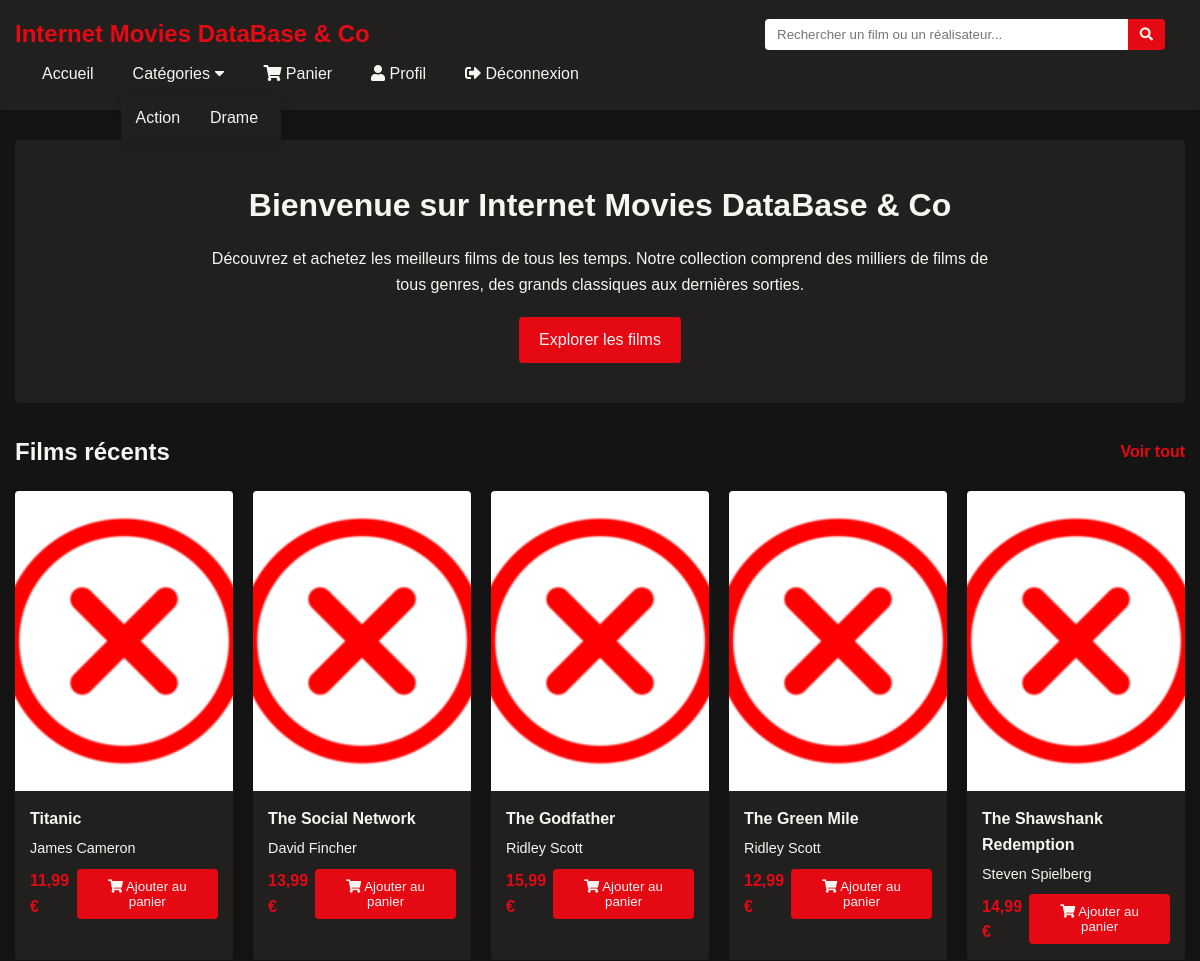
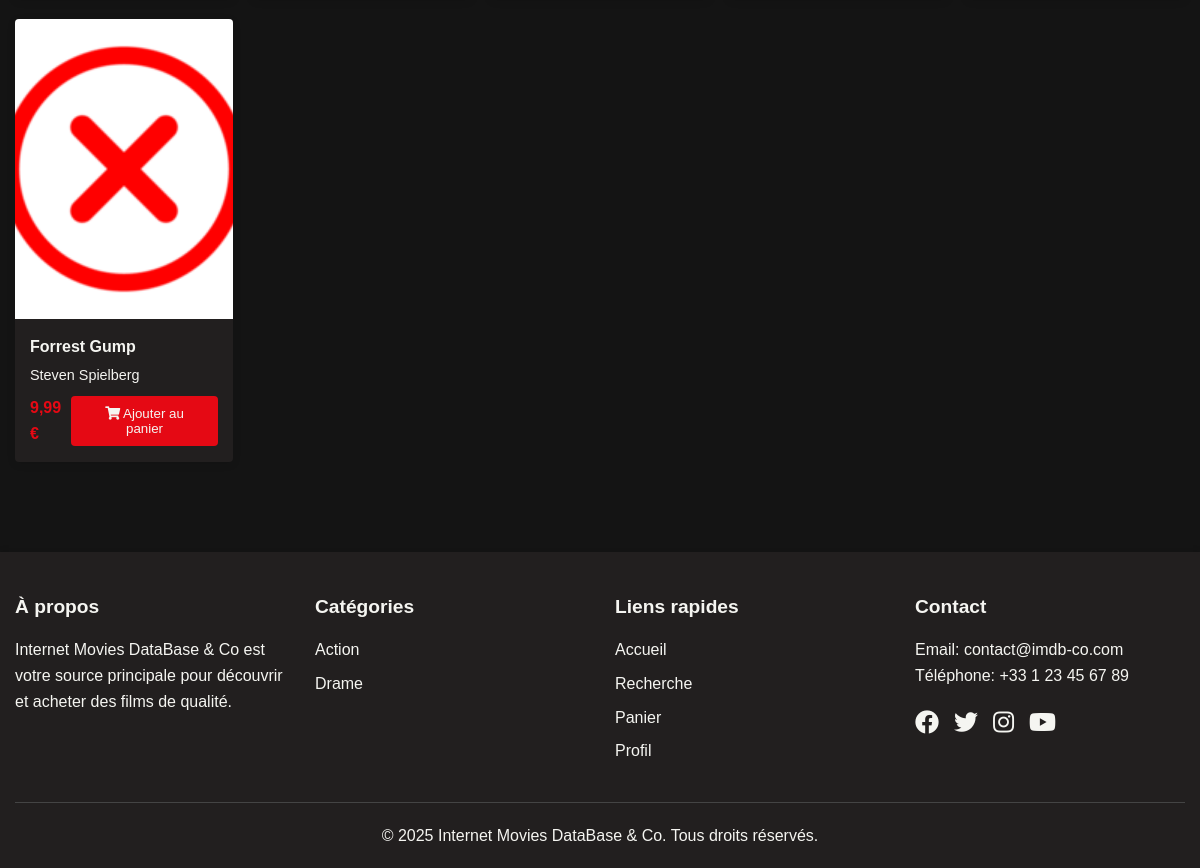
Page / (signed in) on the committed database (2 pictures, top to bottom).
### tables this page shows
CREATE TABLE `categories` (
  `id` int NOT NULL AUTO_INCREMENT,
  `nom` varchar(255) NOT NULL,
  PRIMARY KEY (`id`)
);

CREATE TABLE `films` (
  `id` int NOT NULL AUTO_INCREMENT,
  `titre` varchar(255) NOT NULL,
  `description` text,
  `realisateur_id` int DEFAULT NULL,
  `categorie_id` int DEFAULT NULL,
  `prix` decimal(10,2) DEFAULT NULL,
  `image_url` varchar(1024) DEFAULT NULL,
  PRIMARY KEY (`id`),
  KEY `realisateur_id` (`realisateur_id`),
  KEY `categorie_id` (`categorie_id`),
  CONSTRAINT `films_ibfk_1` FOREIGN KEY (`realisateur_id`) REFERENCES `realisateurs` (`id`),
  CONSTRAINT `films_ibfk_2` FOREIGN KEY (`categorie_id`) REFERENCES `categories` (`id`)
);

CREATE TABLE `realisateurs` (
  `id` int NOT NULL AUTO_INCREMENT,
  `nom` varchar(255) NOT NULL,
  PRIMARY KEY (`id`)
);

### includes/functions.php (called while the page is built, shortened)
<?php
function getAllFilms($limit = null) {
    $conn = getDbConnection();
    $sql = "SELECT f.*, r.nom as realisateur_nom, c.nom as categorie_nom
            FROM films f
            LEFT JOIN realisateurs r ON f.realisateur_id = r.id
            LEFT JOIN categories c ON f.categorie_id = c.id
            ORDER BY f.id DESC";
    if ($limit) {
        $sql .= " LIMIT :limit";
    }
    $stmt = $conn->prepare($sql);
    if ($limit) {
        $stmt->bindParam(':limit', $limit, PDO::PARAM_INT);
    }
    $stmt->execute();
    return $stmt->fetchAll(PDO::FETCH_ASSOC);
}
function isLoggedIn() {
    return isset($_SESSION['user_id']);
}
function getAllCategories() {
    $conn = getDbConnection();
    $stmt = $conn->prepare("SELECT * FROM categories");
    $stmt->execute();
    return $stmt->fetchAll(PDO::FETCH_ASSOC);
}
?>

### index.php (the view, shortened to what this page needs)
<?php
require_once 'includes/functions.php';
$recentFilms = getAllFilms(6);
include 'includes/header.php';
?>
<section class="hero">
    <h2>Bienvenue sur Internet Movies DataBase & Co</h2>
    <p>Découvrez et achetez les meilleurs films de tous les temps. Notre collection comprend des milliers de films de tous genres, des grands classiques aux dernières sorties.</p>
    <a href="search.php" class="btn">Explorer les films</a>
</section>
<section class="recent-films">
    <div class="section-header">
        <h2>Films récents</h2>
        <a href="search.php" class="view-all">Voir tout</a>
    </div>
    <div class="film-grid">
        <?php foreach ($recentFilms as $film): ?>
            <div class="film-card">
                <div class="film-image">
                    <a href="film.php?id=<?php echo $film['id']; ?>">
                        <img src="assets/images/films/<?php echo $film['id']; ?>.jpg" onerror="this.src='assets/images/placeholder.jpg'" alt="<?php echo $film['titre']; ?>">
                    </a>
                </div>
                <div class="film-info">
                    <h3><a href="film.php?id=<?php echo $film['id']; ?>"><?php echo $film['titre']; ?></a></h3>
                    <div class="film-director">
                        <a href="director.php?id=<?php echo $film['realisateur_id']; ?>"><?php echo $film['realisateur_nom']; ?></a>
                    </div>
                    <div class="film-price">
                        <span class="price"><?php echo number_format($film['prix'], 2, ',', ' '); ?> €</span>
                        <form action="cart_actions.php" method="POST" class="add-to-cart-form">
                            <button type="submit" class="btn add-to-cart-btn"><i class="fas fa-shopping-cart"></i> Ajouter au panier</button>
                        </form>
                    </div>
                </div>
            </div>
        <?php endforeach; ?>
    </div>
</section>
<?php include 'includes/footer.php'; ?>

### includes/header.php (shortened to what this page needs)
<!DOCTYPE html>
<html lang="fr">
<head>
    <link rel="stylesheet" href="https://cdnjs.cloudflare.com/ajax/libs/font-awesome/5.15.4/css/all.min.css">
    <link rel="stylesheet" href="assets/css/style.css">
</head>
<body>
    <header>
        <div class="container">
            <div class="header-content">
                <div class="logo">
                    <a href="index.php">
                        <h1><?php echo SITE_NAME; ?></h1>
                    </a>
                </div>
                <div class="search-box">
                    <form action="search.php" method="GET">
                        <input type="text" name="q" placeholder="Rechercher un film ou un réalisateur..." required>
                        <button type="submit"><i class="fas fa-search"></i></button>
                    </form>
                </div>
                <nav class="main-nav">
                    <ul>
                        <li><a href="index.php">Accueil</a></li>
                        <li class="dropdown">
                            <a href="#">Catégories <i class="fas fa-caret-down"></i></a>
                            <ul class="dropdown-content">
                                <?php
                                require_once 'includes/functions.php';
                                $categories = getAllCategories();
                                foreach ($categories as $category) {
                                    echo '<li><a href="category.php?id=' . $category['id'] . '">' . $category['nom'] . '</a></li>';
                                }
                                ?>
                            </ul>
                        </li>
                        <?php if (isLoggedIn()): ?>
                            <li><a href="cart.php"><i class="fas fa-shopping-cart"></i> Panier</a></li>
                            <li><a href="profile.php"><i class="fas fa-user"></i> Profil</a></li>
                            <li><a href="logout.php"><i class="fas fa-sign-out-alt"></i> Déconnexion</a></li>
                        <?php else: ?>
                            <li><a href="login.php"><i class="fas fa-sign-in-alt"></i> Connexion</a></li>
                            <li><a href="register.php"><i class="fas fa-user-plus"></i> Inscription</a></li>
                        <?php endif; ?>
                    </ul>
                </nav>
            </div>
        </div>
    </header>
    <main>
        <div class="container">

### includes/footer.php (shortened to what this page needs)
</div>
    </main>
    <footer>
        <div class="container">
            <div class="footer-content">
                <div class="footer-section">
                    <h3>À propos</h3>
                    <p>Internet Movies DataBase & Co est votre source principale pour découvrir et acheter des films de qualité.</p>
                </div>
                <div class="footer-section">
                    <h3>Catégories</h3>
                    <ul>
                        <?php
                        $categories = getAllCategories();
                        foreach ($categories as $category) {
                            echo '<li><a href="category.php?id=' . $category['id'] . '">' . $category['nom'] . '</a></li>';
                        }
                        ?>
                    </ul>
                </div>
                <div class="footer-section">
                    <h3>Liens rapides</h3>
                    <ul>
                        <li><a href="index.php">Accueil</a></li>
                        <li><a href="search.php">Recherche</a></li>
                        <?php if (isLoggedIn()): ?>
                            <li><a href="cart.php">Panier</a></li>
                            <li><a href="profile.php">Profil</a></li>
                        <?php else: ?>
                            <li><a href="login.php">Connexion</a></li>
                            <li><a href="register.php">Inscription</a></li>
                        <?php endif; ?>
                    </ul>
                </div>
                <div class="footer-section">
                    <h3>Contact</h3>
                    <p>Email: contact@imdb-co.com</p>
                    <p>Téléphone: +33 1 23 45 67 89</p>
                    <div class="social-icons">
                        <a href="#"><i class="fab fa-facebook"></i></a>
                        <a href="#"><i class="fab fa-twitter"></i></a>
                        <a href="#"><i class="fab fa-instagram"></i></a>
                        <a href="#"><i class="fab fa-youtube"></i></a>
                    </div>
                </div>
            </div>
            <div class="copyright">
                <p>&copy; <?php echo date('Y'); ?> Internet Movies DataBase & Co. Tous droits réservés.</p>
            </div>
        </div>
    </footer>
</body>
</html>

### assets/css/style.css (style rules this page uses)
:root { --primary-color: #e50914; --secondary-color: #221f1f; --text-color: #f5f5f1; --dark-bg: #141414; --light-bg: #f5f5f1; --border-radius: 4px; --box-shadow: 0 2px 8px rgba(0, 0, 0, 0.1); }
* { margin: 0; padding: 0; box-sizing: border-box; }
body { font-family: 'Arial', sans-serif; line-height: 1.6; color: var(--text-color); background-color: var(--dark-bg); }
a { text-decoration: none; color: var(--text-color); }
ul { list-style: none; }
img { max-width: 100%; height: auto; }
.container { width: 100%; max-width: 1200px; margin: 0 auto; padding: 0 15px; }
header { background-color: var(--secondary-color); padding: 15px 0; box-shadow: 0 2px 5px rgba(0, 0, 0, 0.1); position: sticky; top: 0; z-index: 1000; }
.header-content { display: flex; justify-content: space-between; align-items: center; flex-wrap: wrap; }
.logo h1 { font-size: 1.5rem; font-weight: 700; }
.logo a { color: var(--primary-color); }
.search-box { flex: 1; max-width: 400px; margin: 0 20px; }
.search-box form { display: flex; }
.search-box input { flex: 1; padding: 8px 12px; border: none; border-radius: var(--border-radius) 0 0 var(--border-radius); outline: none; }
.search-box button { background-color: var(--primary-color); color: var(--text-color); border: none; padding: 8px 12px; cursor: pointer; border-radius: 0 var(--border-radius) var(--border-radius) 0; }
.main-nav ul { display: flex; }
.main-nav li { margin-left: 15px; position: relative; }
.main-nav a { padding: 8px 12px; display: block; border-radius: var(--border-radius); }
.dropdown-content { display: none; position: absolute; background-color: var(--secondary-color); min-width: 160px; box-shadow: var(--box-shadow); border-radius: var(--border-radius); z-index: 1; }
.dropdown-content li { margin: 0; }
.dropdown-content a { padding: 10px 15px; white-space: nowrap; }
main { padding: 30px 0; min-height: calc(100vh - 140px); }
.hero { background-color: var(--secondary-color); border-radius: var(--border-radius); padding: 40px 20px; margin-bottom: 30px; text-align: center; }
.hero h2 { font-size: 2rem; margin-bottom: 15px; }
.hero p { max-width: 800px; margin: 0 auto 20px; }
.btn { display: inline-block; background-color: var(--primary-color); color: var(--text-color); padding: 10px 20px; border-radius: var(--border-radius); border: none; cursor: pointer; transition: background-color 0.3s; }
.film-grid { display: grid; grid-template-columns: repeat(auto-fill, minmax(200px, 1fr)); gap: 20px; margin-bottom: 30px; }
.film-card { background-color: var(--secondary-color); border-radius: var(--border-radius); overflow: hidden; transition: transform 0.3s; box-shadow: var(--box-shadow); }
.film-image { height: 300px; background-color: #333; overflow: hidden; }
.film-image img { width: 100%; height: 100%; object-fit: cover; }
.film-info { padding: 15px; }
.film-info h3 { margin-bottom: 5px; font-size: 1rem; }
.film-info .film-director { font-size: 0.9rem; color: #ccc; margin-bottom: 8px; }
.film-price { display: flex; justify-content: space-between; align-items: center; }
.price { font-weight: bold; color: var(--primary-color); }
.section-header { margin-bottom: 20px; display: flex; justify-content: space-between; align-items: center; }
.section-header h2 { font-size: 1.5rem; }
.view-all { color: var(--primary-color); font-weight: 600; }
footer { background-color: var(--secondary-color); padding: 40px 0 20px; margin-top: 30px; box-shadow: 0 -2px 5px rgba(0, 0, 0, 0.1); }
.footer-content { display: grid; grid-template-columns: repeat(4, 1fr); gap: 30px; margin-bottom: 30px; }
.footer-section h3 { margin-bottom: 15px; font-size: 1.2rem; }
.footer-section ul li { margin-bottom: 8px; }
.social-icons { display: flex; gap: 15px; margin-top: 15px; }
.social-icons a { font-size: 1.5rem; }
.copyright { text-align: center; padding-top: 20px; border-top: 1px solid #444; }

### rows in the picture
categories: nom "Action"
categories: nom "Drame"
films: titre "Titanic", realisateur.nom "James Cameron", prix "11,99"
films: titre "The Social Network", realisateur.nom "David Fincher", prix "13,99"
films: titre "The Godfather", realisateur.nom "Ridley Scott", prix "15,99"
films: titre "The Green Mile", realisateur.nom "Ridley Scott", prix "12,99"
films: titre "The Shawshank Redemption", realisateur.nom "Steven Spielberg", prix "14,99"
films: titre "Forrest Gump", realisateur.nom "Steven Spielberg", prix "9,99"

### other values in the picture
SITE_NAME "Internet Movies DataBase & Co"
